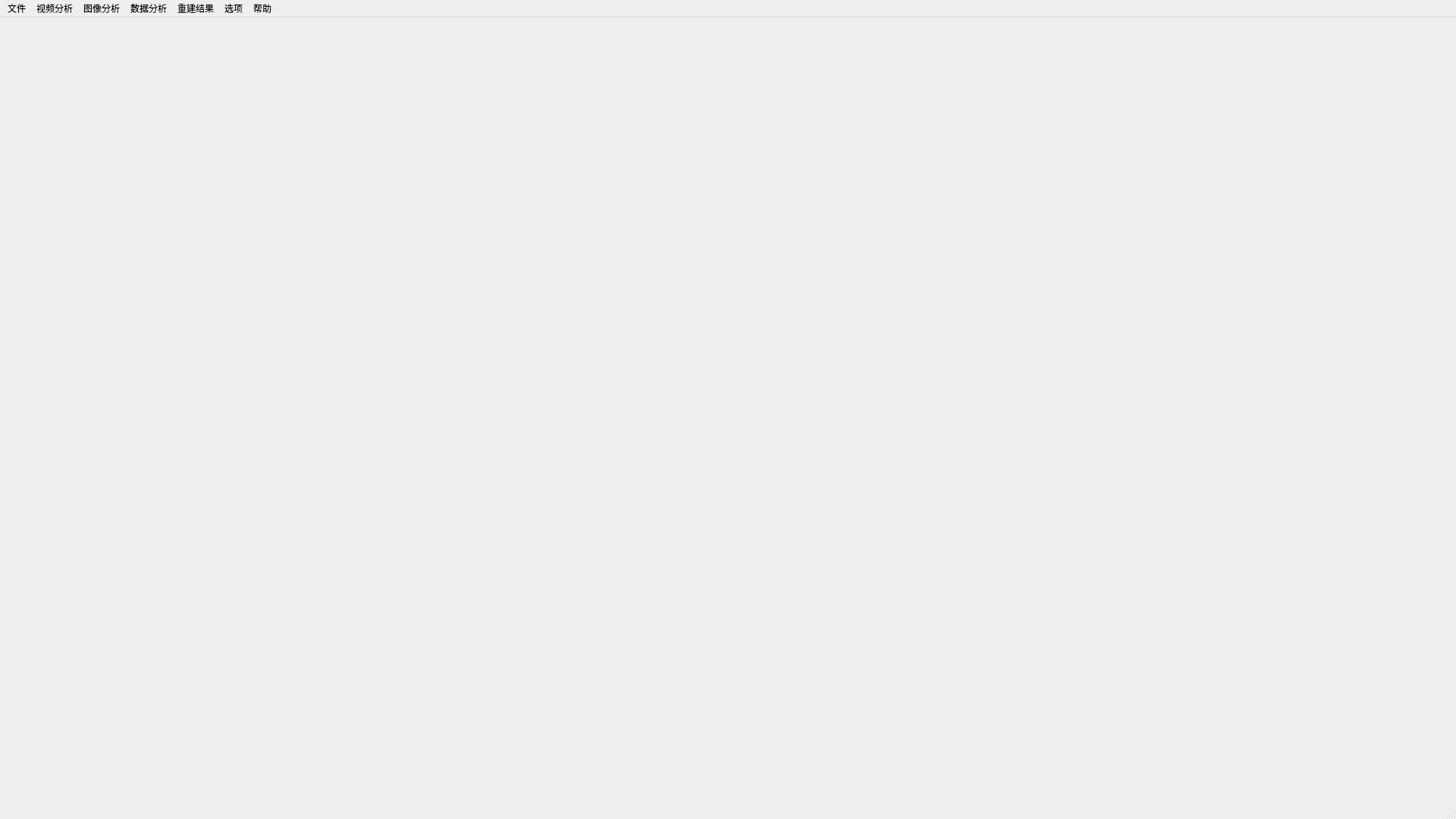
<?xml version="1.0" encoding="UTF-8"?>
<ui version="4.0">
 <class>VTMR</class>
 <widget class="QMainWindow" name="VTMR">
  <property name="geometry">
   <rect>
    <x>0</x>
    <y>0</y>
    <width>1920</width>
    <height>1080</height>
   </rect>
  </property>
  <property name="windowTitle">
   <string>VTMR</string>
  </property>
  <property name="windowIcon">
   <iconset resource="../vtmr.qrc">
    <normaloff>:/VTMR/images/VTMR/vtmr.ico</normaloff>:/VTMR/images/VTMR/vtmr.ico</iconset>
  </property>
  <widget class="QWidget" name="centralWidget"/>
  <widget class="QMenuBar" name="menuBar">
   <property name="geometry">
    <rect>
     <x>0</x>
     <y>0</y>
     <width>1920</width>
     <height>22</height>
    </rect>
   </property>
   <property name="nativeMenuBar">
    <bool>true</bool>
   </property>
   <widget class="QMenu" name="menuFile">
    <property name="title">
     <string>文件</string>
    </property>
    <addaction name="actionNewProject"/>
    <addaction name="actionOpenProject"/>
    <addaction name="actionSave"/>
    <addaction name="actionSaveAs"/>
    <addaction name="actionCatalog"/>
    <addaction name="separator"/>
    <addaction name="actionExit"/>
   </widget>
   <widget class="QMenu" name="menuVideoAnalysis">
    <property name="title">
     <string>视频分析</string>
    </property>
    <addaction name="actionWaterMark"/>
    <addaction name="actionCalibrationMethod"/>
   </widget>
   <widget class="QMenu" name="menuDataAnalysis">
    <property name="title">
     <string>数据分析</string>
    </property>
    <addaction name="actionFeatureTrackingCoordinates"/>
    <addaction name="actionAbnormalPointDetection"/>
   </widget>
   <widget class="QMenu" name="menuRebuild">
    <property name="title">
     <string>重建结果</string>
    </property>
    <addaction name="actionTrace"/>
    <addaction name="actionResultReport"/>
    <addaction name="actionWordReport"/>
   </widget>
   <widget class="QMenu" name="menu">
    <property name="title">
     <string>帮助</string>
    </property>
    <addaction name="actionAbout"/>
   </widget>
   <widget class="QMenu" name="menuOption">
    <property name="title">
     <string>选项</string>
    </property>
    <widget class="QMenu" name="menuFunctionSettings">
     <property name="title">
      <string>功能设置</string>
     </property>
     <addaction name="actionAppraiser"/>
     <addaction name="actionWaterMarkParameters"/>
     <addaction name="actionApplicableStandards"/>
     <addaction name="actionWordReportStyle"/>
    </widget>
    <widget class="QMenu" name="menuGeneralSettings">
     <property name="title">
      <string>常规设置</string>
     </property>
     <addaction name="actionBackgroundColor"/>
     <addaction name="actionNumberOfHistoricalProject"/>
    </widget>
    <addaction name="actionAccountSettings"/>
    <addaction name="menuGeneralSettings"/>
    <addaction name="menuFunctionSettings"/>
   </widget>
   <widget class="QMenu" name="menumenuImageAnalysis">
    <property name="title">
     <string>图像分析</string>
    </property>
    <widget class="QMenu" name="actionImageFormat">
     <property name="title">
      <string>图片格式</string>
     </property>
     <addaction name="actionOriginalSize"/>
     <addaction name="actionFitToWindow"/>
    </widget>
    <widget class="QMenu" name="menuDistortionCorrection">
     <property name="title">
      <string>畸变矫正</string>
     </property>
     <addaction name="actionDistortionParameter"/>
     <addaction name="actionCameraCalibration"/>
    </widget>
    <widget class="QMenu" name="menuFeatureSize">
     <property name="title">
      <string>特征尺寸</string>
     </property>
     <addaction name="actionLength"/>
     <addaction name="actionCoordinate"/>
    </widget>
    <addaction name="actionImageFormat"/>
    <addaction name="actionImageEnhance"/>
    <addaction name="menuDistortionCorrection"/>
    <addaction name="actionTimeInfo"/>
    <addaction name="menuFeatureSize"/>
   </widget>
   <addaction name="menuFile"/>
   <addaction name="menuVideoAnalysis"/>
   <addaction name="menumenuImageAnalysis"/>
   <addaction name="menuDataAnalysis"/>
   <addaction name="menuRebuild"/>
   <addaction name="menuOption"/>
   <addaction name="menu"/>
  </widget>
  <widget class="QStatusBar" name="statusBar"/>
  <action name="actionNewProject">
   <property name="text">
    <string>新建工程</string>
   </property>
  </action>
  <action name="actionSave">
   <property name="text">
    <string>保存</string>
   </property>
  </action>
  <action name="actionPoint">
   <property name="checkable">
    <bool>true</bool>
   </property>
   <property name="icon">
    <iconset resource="../vtmr.qrc">
     <normaloff>:/DrawTools/images/DrawTools/bigpoint.png</normaloff>:/DrawTools/images/DrawTools/bigpoint.png</iconset>
   </property>
   <property name="text">
    <string>点</string>
   </property>
   <property name="toolTip">
    <string>点</string>
   </property>
  </action>
  <action name="actionLine">
   <property name="checkable">
    <bool>true</bool>
   </property>
   <property name="icon">
    <iconset resource="../vtmr.qrc">
     <normaloff>:/DrawTools/images/DrawTools/xiantiao.png</normaloff>:/DrawTools/images/DrawTools/xiantiao.png</iconset>
   </property>
   <property name="text">
    <string>线</string>
   </property>
   <property name="toolTip">
    <string>线</string>
   </property>
  </action>
  <action name="actionEllipse">
   <property name="checkable">
    <bool>true</bool>
   </property>
   <property name="icon">
    <iconset resource="../vtmr.qrc">
     <normaloff>:/DrawTools/images/DrawTools/tuoyuanxing.png</normaloff>:/DrawTools/images/DrawTools/tuoyuanxing.png</iconset>
   </property>
   <property name="text">
    <string>圆</string>
   </property>
   <property name="toolTip">
    <string>圆</string>
   </property>
  </action>
  <action name="actionRectangle">
   <property name="checkable">
    <bool>true</bool>
   </property>
   <property name="icon">
    <iconset resource="../vtmr.qrc">
     <normaloff>:/DrawTools/images/DrawTools/fangkuang.png</normaloff>:/DrawTools/images/DrawTools/fangkuang.png</iconset>
   </property>
   <property name="text">
    <string>矩形</string>
   </property>
   <property name="toolTip">
    <string>矩形</string>
   </property>
  </action>
  <action name="actionEraser">
   <property name="checkable">
    <bool>true</bool>
   </property>
   <property name="icon">
    <iconset resource="../vtmr.qrc">
     <normaloff>:/DrawTools/images/DrawTools/eraser.png</normaloff>:/DrawTools/images/DrawTools/eraser.png</iconset>
   </property>
   <property name="text">
    <string>橡皮擦</string>
   </property>
   <property name="toolTip">
    <string>橡皮擦</string>
   </property>
  </action>
  <action name="actionDrivingTrace">
   <property name="text">
    <string>运行状态</string>
   </property>
  </action>
  <action name="actionVelocity">
   <property name="text">
    <string>速度</string>
   </property>
  </action>
  <action name="actionWordReport">
   <property name="text">
    <string>文书报告</string>
   </property>
  </action>
  <action name="actionFeatureTrackingCoordinates">
   <property name="text">
    <string>特征跟踪坐标</string>
   </property>
  </action>
  <action name="actionReference">
   <property name="text">
    <string>参照物的长度输入</string>
   </property>
  </action>
  <action name="action1D">
   <property name="text">
    <string>一维线性距离输入</string>
   </property>
  </action>
  <action name="action2D">
   <property name="text">
    <string>二维线性距离输入</string>
   </property>
  </action>
  <action name="actionLength">
   <property name="text">
    <string>参照物长度输入</string>
   </property>
  </action>
  <action name="actionCoordinate">
   <property name="text">
    <string>参照物坐标输入</string>
   </property>
  </action>
  <action name="action_2D">
   <property name="text">
    <string>二维线性输入</string>
   </property>
  </action>
  <action name="actionUndo">
   <property name="icon">
    <iconset resource="../vtmr.qrc">
     <normaloff>:/DrawTools/images/DrawTools/undo.png</normaloff>:/DrawTools/images/DrawTools/undo.png</iconset>
   </property>
   <property name="text">
    <string>撤销</string>
   </property>
   <property name="toolTip">
    <string>撤销</string>
   </property>
  </action>
  <action name="actionRedo">
   <property name="checkable">
    <bool>true</bool>
   </property>
   <property name="enabled">
    <bool>true</bool>
   </property>
   <property name="icon">
    <iconset resource="../vtmr.qrc">
     <normaloff>:/DrawTools/images/DrawTools/redo.png</normaloff>:/DrawTools/images/DrawTools/redo.png</iconset>
   </property>
   <property name="text">
    <string>重做</string>
   </property>
  </action>
  <action name="actionVideoEQ">
   <property name="text">
    <string>图像增强</string>
   </property>
  </action>
  <action name="actionCameraCalibration">
   <property name="text">
    <string>相机标定</string>
   </property>
  </action>
  <action name="actionRuler">
   <property name="icon">
    <iconset resource="../vtmr.qrc">
     <normaloff>:/DrawTools/images/DrawTools/chizi.png</normaloff>:/DrawTools/images/DrawTools/chizi.png</iconset>
   </property>
   <property name="text">
    <string>尺子</string>
   </property>
   <property name="toolTip">
    <string>尺子</string>
   </property>
  </action>
  <action name="actionCatalog">
   <property name="icon">
    <iconset resource="../vtmr.qrc">
     <normaloff>:/DrawTools/images/DrawTools/catalog.png</normaloff>:/DrawTools/images/DrawTools/catalog.png</iconset>
   </property>
   <property name="text">
    <string>最近打开工程</string>
   </property>
   <property name="toolTip">
    <string>工程目录</string>
   </property>
  </action>
  <action name="actionTrace">
   <property name="icon">
    <iconset resource="../vtmr.qrc">
     <normaloff>:/DrawTools/images/DrawTools/trace.png</normaloff>:/DrawTools/images/DrawTools/trace.png</iconset>
   </property>
   <property name="text">
    <string>运行状态</string>
   </property>
   <property name="toolTip">
    <string>运行状态</string>
   </property>
  </action>
  <action name="actionFlowLog">
   <property name="icon">
    <iconset resource="../vtmr.qrc">
     <normaloff>:/DrawTools/images/DrawTools/flow-log.png</normaloff>:/DrawTools/images/DrawTools/flow-log.png</iconset>
   </property>
   <property name="text">
    <string>日志</string>
   </property>
   <property name="toolTip">
    <string>日志</string>
   </property>
  </action>
  <action name="actionPlayer">
   <property name="icon">
    <iconset resource="../vtmr.qrc">
     <normaloff>:/DrawTools/images/DrawTools/player.png</normaloff>:/DrawTools/images/DrawTools/player.png</iconset>
   </property>
   <property name="text">
    <string>播放器</string>
   </property>
   <property name="toolTip">
    <string>播放器</string>
   </property>
  </action>
  <action name="actionMagnifier">
   <property name="icon">
    <iconset resource="../vtmr.qrc">
     <normaloff>:/DrawTools/images/DrawTools/Magnifier.png</normaloff>:/DrawTools/images/DrawTools/Magnifier.png</iconset>
   </property>
   <property name="text">
    <string>放大镜</string>
   </property>
   <property name="toolTip">
    <string>&lt;html&gt;&lt;head/&gt;&lt;body&gt;&lt;p&gt;放大镜&lt;/p&gt;&lt;/body&gt;&lt;/html&gt;</string>
   </property>
  </action>
  <action name="actionImageEnhance">
   <property name="icon">
    <iconset resource="../vtmr.qrc">
     <normaloff>:/DrawTools/images/DrawTools/ImageEnhance.png</normaloff>:/DrawTools/images/DrawTools/ImageEnhance.png</iconset>
   </property>
   <property name="text">
    <string>图像增强</string>
   </property>
   <property name="toolTip">
    <string>&lt;html&gt;&lt;head/&gt;&lt;body&gt;&lt;p&gt;图像增强&lt;/p&gt;&lt;/body&gt;&lt;/html&gt;</string>
   </property>
  </action>
  <action name="actionPartZoom">
   <property name="checkable">
    <bool>true</bool>
   </property>
   <property name="icon">
    <iconset resource="../vtmr.qrc">
     <normaloff>:/DrawTools/images/DrawTools/PartZoom.png</normaloff>:/DrawTools/images/DrawTools/PartZoom.png</iconset>
   </property>
   <property name="text">
    <string>局部缩放</string>
   </property>
   <property name="toolTip">
    <string>局部缩放</string>
   </property>
  </action>
  <action name="actionAppraiser">
   <property name="text">
    <string>录入鉴定主体信息</string>
   </property>
  </action>
  <action name="actionTimeInfo">
   <property name="text">
    <string>时间信息</string>
   </property>
  </action>
  <action name="actionAbout">
   <property name="text">
    <string>关于</string>
   </property>
  </action>
  <action name="actionCalibrationMethod">
   <property name="text">
    <string>选择标定方式</string>
   </property>
  </action>
  <action name="actionAccountSettings">
   <property name="text">
    <string>账户设置</string>
   </property>
  </action>
  <action name="actionResultReport">
   <property name="text">
    <string>结果报表</string>
   </property>
  </action>
  <action name="actionOriginalSize">
   <property name="text">
    <string>原始大小</string>
   </property>
  </action>
  <action name="actionFitToWindow">
   <property name="text">
    <string>适合窗口</string>
   </property>
  </action>
  <action name="actionImageEnhance_2">
   <property name="text">
    <string>图像增强</string>
   </property>
  </action>
  <action name="actionDistortionParameter">
   <property name="text">
    <string>导入畸变参数</string>
   </property>
  </action>
  <action name="actionWaterMark">
   <property name="text">
    <string>水印提取</string>
   </property>
  </action>
  <action name="actionFeatureTracking">
   <property name="text">
    <string>特征跟踪</string>
   </property>
  </action>
  <action name="actionOpenProject">
   <property name="text">
    <string>打开工程</string>
   </property>
  </action>
  <action name="actionSaveAs">
   <property name="text">
    <string>另存为...</string>
   </property>
  </action>
  <action name="action_17">
   <property name="text">
    <string>最近打开工程</string>
   </property>
  </action>
  <action name="actionExit">
   <property name="text">
    <string>退出</string>
   </property>
  </action>
  <action name="actionBackgroundColor">
   <property name="text">
    <string>背景颜色</string>
   </property>
  </action>
  <action name="actionNumberOfHistoricalProject">
   <property name="text">
    <string>历史文件显示数量</string>
   </property>
  </action>
  <action name="actionWaterMarkParameters">
   <property name="text">
    <string>水印识别参数</string>
   </property>
  </action>
  <action name="actionApplicableStandards">
   <property name="text">
    <string>使用标准情况</string>
   </property>
  </action>
  <action name="actionWordReportStyle">
   <property name="text">
    <string>制作文书报告样式</string>
   </property>
  </action>
  <action name="actionAbnormalPointDetection">
   <property name="text">
    <string>异常点检测</string>
   </property>
  </action>
 </widget>
 <layoutdefault spacing="6" margin="11"/>
 <resources>
  <include location="../vtmr.qrc"/>
 </resources>
 <connections/>
</ui>
